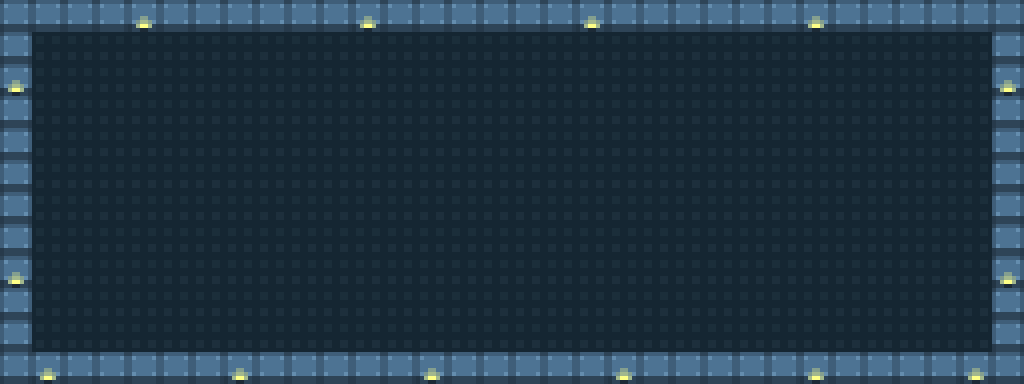

The image is a tile-based game level rendered from a .tmx file. Its description and source (layers, tilesets, objects; grid data summarised) follow:
An orthogonal 32x12 tile map with 32x32 px tiles, 1 tile layer (Tile Layer 1).

<map version="1.0" orientation="orthogonal" width="32" height="12" tilewidth="32" tileheight="32">
 <tileset firstgid="1" name="environments" tilewidth="32" tileheight="32">
  <image source="../../Desktop/assets/environments.png" width="256" height="32" />
 </tileset>
 <layer name="Tile Layer 1" width="32" height="12">
  <data>[384 cells, 384 non-empty, 3 distinct tile ids]</data>
 </layer>
</map>